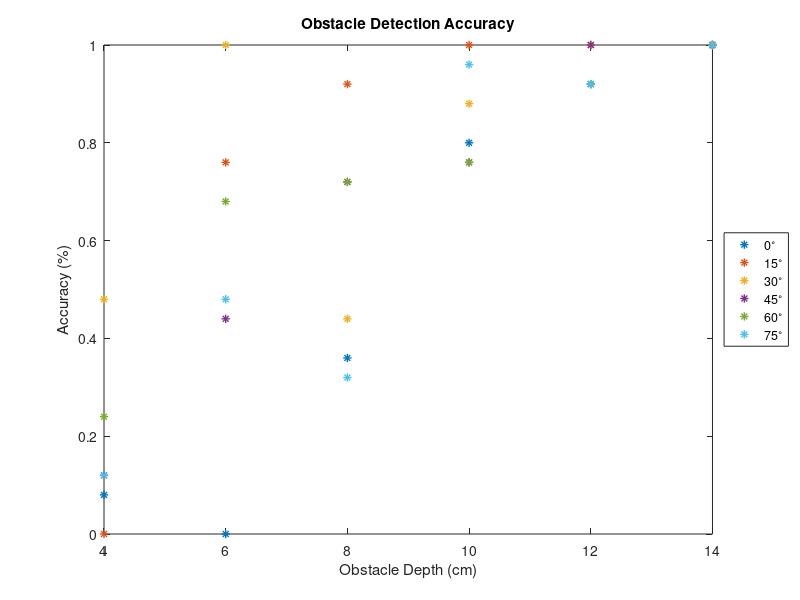

Write the MATLAB code that produced this figure.
clc
clear all
close all

colors = get(gca,'colororder');

degrees = [0, 15, 30, 45, 60, 75];
obstacleHeights = [4; 6; 8; 10; 12; 14];
correct = [0.08, 0, 0.48, 0.12, 0.24, 0.12;...
            0, 0.76, 1, 0.44, 0.68, 0.48;...
            0.36, 0.92, 0.44, 0.72, 0.72, 0.32;...
            0.8, 1, 0.88, 0.76, 0.76, 0.96;...
            0.92, 1, 1, 1, 0.92, .92;...
            1, 1, 1, 1, 1, 1];
        
plot(obstacleHeights, correct(:,1), '*', 'color', colors(1,:));
hold on
plot(obstacleHeights, correct(:,2), '*', 'color', colors(2,:));
plot(obstacleHeights, correct(:,3), '*', 'color', colors(3,:));
plot(obstacleHeights, correct(:,4), '*', 'color', colors(4,:));
plot(obstacleHeights, correct(:,5), '*', 'color', colors(5,:));
plot(obstacleHeights, correct(:,6), '*', 'color', colors(6,:));


set(findall(gca, 'Type', 'Line'),'LineWidth',1);
legend('0^{\circ}', '15^{\circ}', '30^{\circ}', '45^{\circ}', '60^{\circ}', '75^{\circ}')
legend('Location', 'eastoutside')

xlabel('Obstacle Depth (cm)')
ylabel('Accuracy (%)')

title('Obstacle Detection Accuracy')
